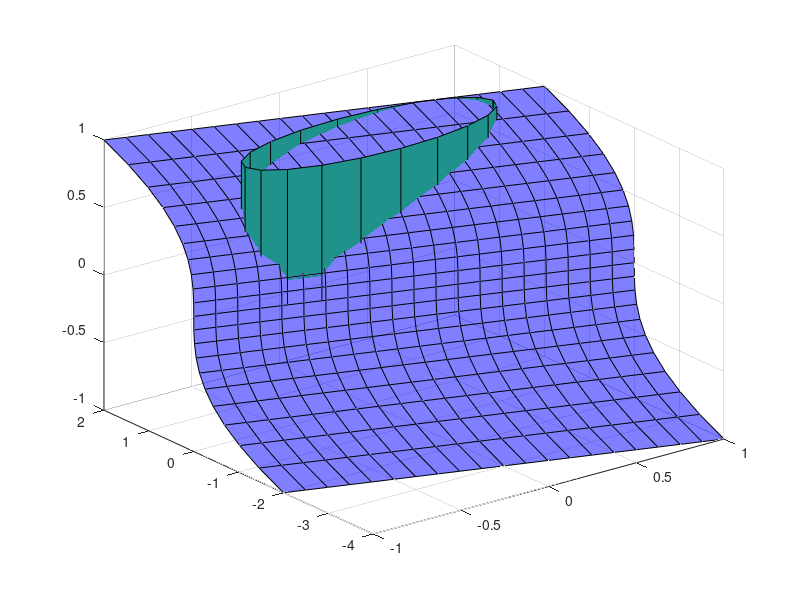

This chart was generated by the following MATLAB code: (Note: this script raises an error after producing the figure.)
%% plane plot
figure(2)
[x z] = meshgrid(-1:0.1:1); % Generate x and y data
y = -1 - x + 2*z.^3; % Solve for z data
plane = surf(x,y,z); %Plot the surface
set(plane,'FaceColor',[0 0 1],'FaceAlpha',0.5);
hold on
r = sqrt(0.5);
[X,Y,Z] = cylinder(r);
circ1 = surf(X,Y,Z);
circ2 = surf(X,Y,-Z);
alpha 0.5
xlim([-1,1])
ylim([-1,1])
zlim([-1,1])
legend([plane, circ1], 'plane for $x_1 + x_2 + 1 = 0$', ...
    'plane for $x_1^2 + x_2^2 - \frac{1}{2} = 0$', ...
    'interpreter','latex','FontSize',10, ...
    'location', 'south');
title('Constraints shown in their planar form','interpreter','latex','FontSize',12)
xlabel('$x_1$','interpreter','latex','FontSize',12,'FontWeight', 'bold')
ylabel('$x_2$','interpreter','latex','FontSize',12,'FontWeight', 'bold')
zlabel('$x_3$','interpreter','latex','FontSize',12,'FontWeight', 'bold')